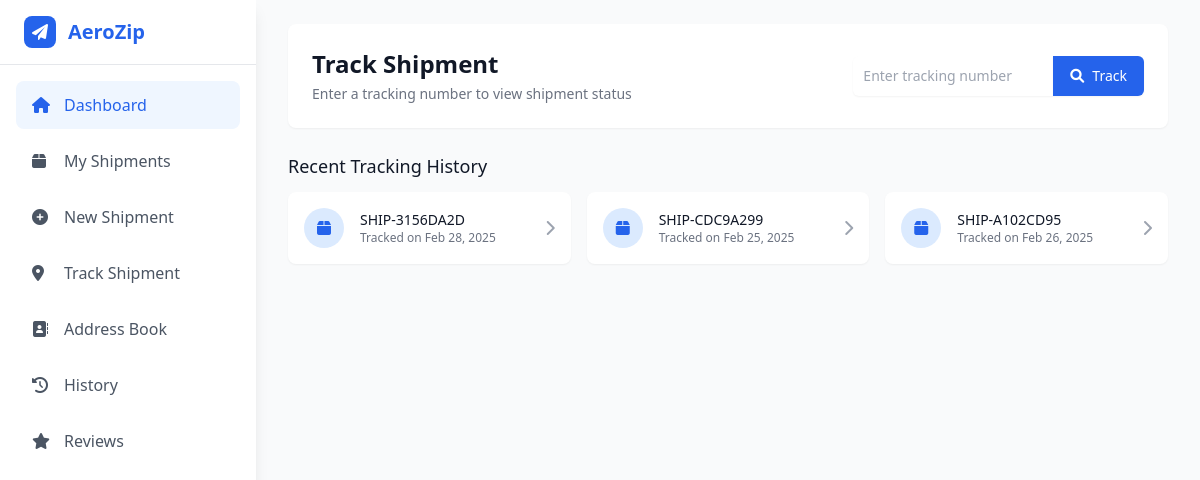
Page /track/ (signed in) on the committed database.
### main/models.py (models this page shows, shortened)
class TrackingSearchHistory(models.Model):
    user=models.ForeignKey(CustomUser,on_delete=models.CASCADE,null=True)
    shipment = models.OneToOneField(Shipment, on_delete=models.CASCADE, related_name='tracking_history')
    timestamp = models.DateTimeField(auto_now_add=True)
    class Meta:
        ordering = ['-timestamp']

class Shipment(models.Model):
    STATUS_CHOICES = [
        ('pending', 'Pending'),
        ('processing', 'Processing'),
        ('in_transit', 'In Transit'),
        ('out_for_delivery', 'Out for Delivery'),
        ('delivered', 'Delivered'),
        ('cancelled', 'Cancelled'),
    ]
    SHIPPING_SPEED_CHOICES = [
        ('standard', 'Standard Shipping'),
        ('express', 'Express Shipping'),
        ('overnight', 'Overnight Shipping'),
    ]
    SHIPMENT_TYPE_CHOICES = [
        ('international', 'International'),
        ('domestic', 'Domestic'),
    ]
    tracking_number = models.CharField(max_length=50, unique=True,editable=False)
    user = models.ForeignKey(CustomUser, on_delete=models.CASCADE)
    sender_address = models.ForeignKey(Address, on_delete=models.PROTECT, related_name='sender_address', null=True)
    recipient_address = models.ForeignKey(Address, on_delete=models.PROTECT, related_name='receiver_address')
    shipment_type = models.CharField(max_length=20, choices=SHIPMENT_TYPE_CHOICES, default='domestic')
    from_airport_name = models.CharField(max_length=500, null=True, blank=True)
    from_airport_place = models.CharField(max_length=500, null=True, blank=True)
    from_airport_code = models.CharField(max_length=500, null=True, blank=True)
    to_airport_name = models.CharField(max_length=500, null=True, blank=True)
    to_airport_place = models.CharField(max_length=500, null=True, blank=True)
    to_airport_code = models.CharField(max_length=500, null=True, blank=True)
    weight = models.FloatField()
    status = models.CharField(max_length=20, choices=STATUS_CHOICES, default='pending')
    shipping_speed = models.CharField(max_length=20, choices=SHIPPING_SPEED_CHOICES, default='standard')
    created_at = models.DateTimeField(auto_now_add=True)
    updated_at = models.DateTimeField(auto_now=True)
    estimated_delivery = models.DateField(null=True, blank=True)
    shipping_cost = models.DecimalField(max_digits=10, decimal_places=2, null=True, blank=True)
    notes = models.TextField(blank=True)
    cancellation_reason = models.CharField(max_length=255, blank=True, null=True)
    cancellation_date = models.DateTimeField(blank=True, null=True)
    cancellation_fee = models.DecimalField(max_digits=10, decimal_places=2, blank=True, null=True)
    is_paid = models.BooleanField(default=False)

### users/views.py (the view)
# urls.py: path('track/',track_shipment,name='track'),
def track_shipment(request):
    tracking_number = request.GET.get('tracking_number', '').strip()
    history = TrackingSearchHistory.objects.filter(user=request.user)
    if tracking_number:
        try:
            shipment = Shipment.objects.get(tracking_number=tracking_number)
            if shipment.status == 'cancelled':
                messages.error(request, "Please enter a valid tracking number.")
                return redirect('track')
            TrackingSearchHistory.objects.get_or_create(user=request.user,shipment=shipment)
            tracking_updates = ShipmentTrackingUpdate.objects.filter(shipment=shipment).all()
            context = {
                'shipment': shipment,
                'tracking_updates': tracking_updates,
                'tracking_number': tracking_number
            }
            return render(request, 'tracking.html', context)
        except Shipment.DoesNotExist:
            messages.error(request, "Please enter a valid tracking number.")
            return render(request, 'tracking.html', {'history':history})
    else:
        messages.error(request, "Please enter a valid tracking number.")
        return render(request, 'tracking.html', {'history':history})

### users/templates/tracking.html (shortened to what this page needs)
{% extends 'user_home.html' %}
{% block content %}
<div class="min-h-screen bg-gray-50">
    <div class="max-w-7xl mx-auto px-4 sm:px-6 lg:px-8 py-6">
        <div class="mb-6">
            <div class="bg-white rounded-lg shadow-sm p-6">
                <div class="flex flex-col md:flex-row md:items-center md:justify-between">
                    <div class="mb-4 md:mb-0">
                        <h1 class="text-2xl font-bold text-gray-900">Track Shipment</h1>
                        <p class="mt-1 text-sm text-gray-500">Enter a tracking number to view shipment status</p>
                    </div>
                    <form method="GET" action="{% url 'track' %}" class="flex">
                        <input type="text" name="tracking_number" placeholder="Enter tracking number" value="{{ tracking_number|default:'' }}" class="shadow-sm focus:ring-blue-500 focus:border-blue-500 block 2w-full sm:text-sm border-gray-300 rounded-l-md" style="width:200px;padding:10px;">
                        <button type="submit" class="inline-flex items-center px-4 py-2 border border-transparent rounded-r-md shadow-sm text-sm font-medium text-white bg-blue-600 hover:bg-blue-700 focus:outline-none focus:ring-2 focus:ring-offset-2 focus:ring-blue-500">
                            <i class="fas fa-search mr-2"></i>
                            Track
                        </button>
                    </form>
                </div>
            </div>
        </div>
        {% if history %}
    <div class="mb-6">
        <h2 class="text-lg font-medium text-gray-900 mb-3">Recent Tracking History</h2>
        <div class="grid grid-cols-1 sm:grid-cols-2 lg:grid-cols-3 gap-4">
            {% for i in history %}
                <a href="{% url 'track' %}?tracking_number={{i.shipment.tracking_number}}" class="bg-white rounded-lg shadow-sm p-4 hover:shadow-md transition-shadow duration-200 flex items-center">
                    <div class="flex-shrink-0 w-10 h-10 bg-blue-100 rounded-full flex items-center justify-center mr-4">
                        <i class="fas fa-box text-blue-600"></i>
                    </div>
                    <div class="flex-grow">
                        <p class="text-sm font-medium text-gray-900 truncate">{{i.shipment.tracking_number}}</p>
                        {% if i.shipment.created_at %}
                            <p class="text-xs text-gray-500">Tracked on {{ i.shipment.created_at|date:"M d, Y" }}</p>
                        {% endif %}
                    </div>
                    <div class="ml-2">
                        <i class="fas fa-chevron-right text-gray-400"></i>
                    </div>
                </a>
            {% endfor %}
        </div>
    </div>
{% endif %}
    </div>
</div>
{% endblock %}

### rows in the picture
TrackingSearchHistory: shipment.tracking_number "SHIP-3156DA2D", shipment.created_at "Feb 28, 2025"
TrackingSearchHistory: shipment.tracking_number "SHIP-CDC9A299", shipment.created_at "Feb 25, 2025"
TrackingSearchHistory: shipment.tracking_number "SHIP-A102CD95", shipment.created_at "Feb 26, 2025"
